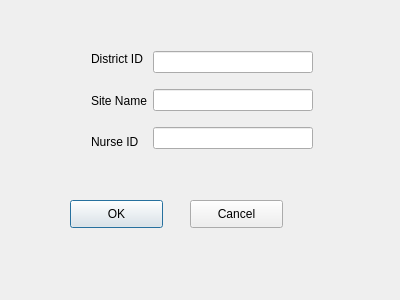
<?xml version="1.0" encoding="UTF-8"?>
<ui version="4.0">
 <class>add_ClassDlg</class>
 <widget class="QDialog" name="add_ClassDlg">
  <property name="geometry">
   <rect>
    <x>0</x>
    <y>0</y>
    <width>400</width>
    <height>300</height>
   </rect>
  </property>
  <property name="windowTitle">
   <string>add_ClassDlg</string>
  </property>
  <widget class="QPushButton" name="ok_Button">
   <property name="geometry">
    <rect>
     <x>70</x>
     <y>200</y>
     <width>93</width>
     <height>28</height>
    </rect>
   </property>
   <property name="text">
    <string>OK</string>
   </property>
  </widget>
  <widget class="QPushButton" name="pushButton_2">
   <property name="geometry">
    <rect>
     <x>190</x>
     <y>200</y>
     <width>93</width>
     <height>28</height>
    </rect>
   </property>
   <property name="text">
    <string>Cancel</string>
   </property>
  </widget>
  <widget class="QWidget" name="layoutWidget">
   <property name="geometry">
    <rect>
     <x>80</x>
     <y>30</y>
     <width>244</width>
     <height>141</height>
    </rect>
   </property>
   <layout class="QHBoxLayout" name="horizontalLayout">
    <item>
     <layout class="QVBoxLayout" name="verticalLayout">
      <item>
       <widget class="QLabel" name="label">
        <property name="text">
         <string>District ID</string>
        </property>
       </widget>
      </item>
      <item>
       <widget class="QLabel" name="label_2">
        <property name="text">
         <string>Site Name</string>
        </property>
       </widget>
      </item>
      <item>
       <widget class="QLabel" name="label_3">
        <property name="text">
         <string>Nurse ID</string>
        </property>
       </widget>
      </item>
     </layout>
    </item>
    <item>
     <layout class="QVBoxLayout" name="verticalLayout_2">
      <item>
       <widget class="QLineEdit" name="CLNOEdit"/>
      </item>
      <item>
       <widget class="QLineEdit" name="CLNameEdit"/>
      </item>
      <item>
       <widget class="QLineEdit" name="ACNOEdit"/>
      </item>
     </layout>
    </item>
   </layout>
  </widget>
 </widget>
 <layoutdefault spacing="6" margin="11"/>
 <resources/>
 <connections/>
</ui>
